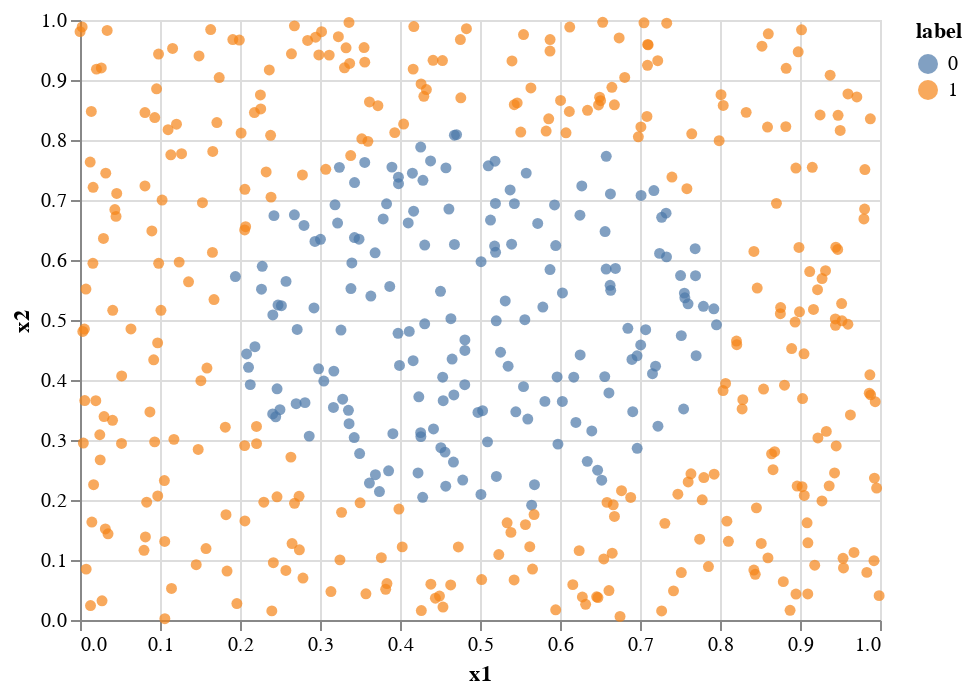

Notebook code cell kept with this figure:
### Code cell
altair.Chart(df).mark_circle().encode(x='x1:Q', y='x2:Q', color='label:N')

### Figure 1 — Vega-Lite specification as saved in the notebook (floating-point values rounded to 4 significant figures; data arrays with more than 128 entries replaced by an {"elided": "..."} marker saying what was removed)
{"config": {"view": {"continuousWidth": 400, "continuousHeight": 300}}, "data": {"name": "data-ca50755e5e2a889e1aa1d86afd37f79e"}, "mark": "circle", "encoding": {"color": {"type": "nominal", "field": "label"}, "x": {"type": "quantitative", "field": "x1"}, "y": {"type": "quantitative", "field": "x2"}}, "$schema": "https://vega.github.io/schema/vega-lite/v4.8.1.json", "datasets": {"data-ca50755e5e2a889e1aa1d86afd37f79e": {"elided": "500 records"}}}
